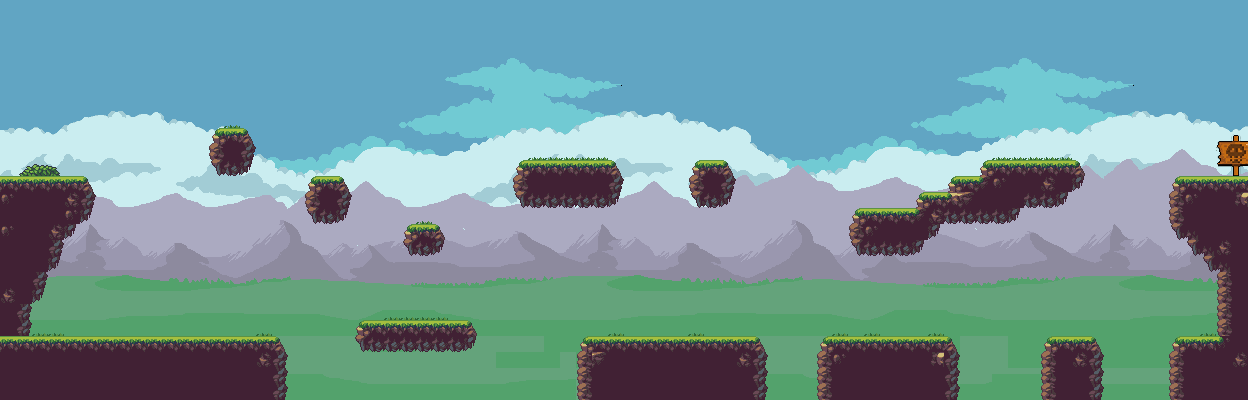

This game map was drawn from its Tiled (.tmx) file and the tilesets committed beside it. A one-line description and the trimmed map source follow:
An orthogonal 78x25 tile map with 16x16 px tiles, 6 tile layers (fondo3, fondo4, fondo, fondo2, ...), 9 tilesets and 12 objects (personaje).

<map version="1.8" tiledversion="1.8.2" orientation="orthogonal" renderorder="right-down" width="78" height="25" tilewidth="16" tileheight="16" infinite="0" nextlayerid="12" nextobjectid="25">
 <tileset firstgid="1" name="fondo" tilewidth="16" tileheight="16" tilecount="640" columns="32">
  <image source="BGBack.png" width="512" height="320" />
 </tileset>
 <tileset firstgid="641" name="fondo223" tilewidth="16" tileheight="16" tilecount="640" columns="32">
  <image source="BGFront.png" width="512" height="320" />
 </tileset>
 <tileset firstgid="1281" name="CloudsBack" tilewidth="16" tileheight="16" tilecount="640" columns="32">
  <image source="CloudsBack.png" width="512" height="320" />
 </tileset>
 <tileset firstgid="1921" name="CloudsFront" tilewidth="16" tileheight="16" tilecount="640" columns="32">
  <image source="CloudsFront.png" width="512" height="320" />
 </tileset>
 <tileset firstgid="2561" name="tileset" tilewidth="16" tileheight="16" tilecount="60" columns="10">
  <image source="Tileset.png" width="160" height="96" />
  <tile id="0">
   <properties>
    <property name="blocked" value="" />
   </properties>
  </tile>
  <tile id="1">
   <properties>
    <property name="blocked" value="" />
   </properties>
  </tile>
  <tile id="2">
   <properties>
    <property name="blocked" value="" />
   </properties>
  </tile>
  <tile id="3">
   <properties>
    <property name="blocked" value="" />
   </properties>
  </tile>
  <tile id="4">
   <properties>
    <property name="blocked" value="" />
   </properties>
  </tile>
  <tile id="5">
   <properties>
    <property name="blocked" value="" />
   </properties>
  </tile>
  <tile id="6">
   <properties>
    <property name="blocked" value="" />
   </properties>
  </tile>
  <tile id="7">
   <properties>
    <property name="blocked" value="" />
   </properties>
  </tile>
  <tile id="8">
   <properties>
    <property name="blocked" value="" />
   </properties>
  </tile>
  <tile id="9">
   <properties>
    <property name="blocked" value="" />
   </properties>
  </tile>
  <tile id="10">
   <properties>
    <property name="blocked" value="" />
   </properties>
  </tile>
  <tile id="11">
   <properties>
    <property name="blocked" value="" />
   </properties>
  </tile>
  <tile id="12">
   <properties>
    <property name="blocked" value="" />
   </properties>
  </tile>
  <tile id="13">
   <properties>
    <property name="blocked" value="" />
   </properties>
  </tile>
  <tile id="14">
   <properties>
    <property name="blocked" value="" />
   </properties>
  </tile>
  <tile id="15">
   <properties>
    <property name="blocked" value="" />
   </properties>
  </tile>
  <tile id="20">
   <properties>
    <property name="blocked" value="" />
   </properties>
  </tile>
  <tile id="21">
   <properties>
    <property name="blocked" value="" />
   </properties>
  </tile>
  <tile id="22">
   <properties>
    <property name="blocked" value="" />
   </properties>
  </tile>
  <tile id="23">
   <properties>
    <property name="blocked" value="" />
   </properties>
  </tile>
  <tile id="24">
   <properties>
    <property name="blocked" value="" />
   </properties>
  </tile>
  <tile id="25">
   <properties>
    <property name="blocked" value="" />
   </properties>
  </tile>
 </tileset>
 <tileset firstgid="2621" name="spr_coin_strip4" tilewidth="16" tileheight="16" tilecount="4" columns="4">
  <image source="../items/spr_coin_strip4.png" width="64" height="16" />
 </tileset>
 <tileset firstgid="2625" name="skeleto_left_1" tilewidth="19" tileheight="31" tilecount="1" columns="1">
  <image source="../characters/skeleto_left_1.png" width="19" height="31" />
  <tile id="0">
   <properties>
    <property name="skeleto" value="" />
   </properties>
  </tile>
 </tileset>
 <tileset firstgid="2626" name="volador_left_1" tilewidth="18" tileheight="18" tilecount="1" columns="1">
  <image source="../characters/volador_left_1.png" width="18" height="18" />
 </tileset>
 <tileset firstgid="2627" name="cartel" tilewidth="40" tileheight="42" tilecount="1" columns="1">
  <properties>
   <property name="goal" value="" />
  </properties>
  <image source="../items/cartel.png" width="40" height="42" />
  <tile id="0">
   <properties>
    <property name="goal" value="" />
   </properties>
  </tile>
 </tileset>
 <layer id="6" name="fondo3" width="78" height="25">
  <data>[1950 cells, 1794 non-empty, 640 distinct tile ids]</data>
 </layer>
 <layer id="7" name="fondo4" width="78" height="25">
  <data>[1950 cells, 1174 non-empty, 423 distinct tile ids]</data>
 </layer>
 <layer id="3" name="fondo" width="78" height="25">
  <data>[1950 cells, 1055 non-empty, 197 distinct tile ids]</data>
 </layer>
 <layer id="5" name="fondo2" width="78" height="25">
  <data>[1950 cells, 624 non-empty, 256 distinct tile ids]</data>
 </layer>
 <layer id="4" name="rocks" width="78" height="25">
  <data>[1950 cells, 387 non-empty, 15 distinct tile ids]</data>
 </layer>
 <layer id="8" name="grass" width="78" height="25">
  <data>[1950 cells, 132 non-empty, 8 distinct tile ids]</data>
 </layer>
 <objectgroup id="2" name="objects">
  <object id="11" gid="2621" x="32" y="160" width="16" height="16">
   <properties>
    <property name="coin" value="" />
   </properties>
  </object>
  <object id="12" gid="2621" x="111.334" y="110.667" width="16" height="16">
   <properties>
    <property name="coin" value="" />
   </properties>
  </object>
  <object id="13" gid="2621" x="434" y="190.667" width="16" height="16">
   <properties>
    <property name="coin" value="" />
   </properties>
  </object>
  <object id="14" gid="2621" x="807" y="124.5" width="16" height="16">
   <properties>
    <property name="coin" value="" />
   </properties>
  </object>
  <object id="15" gid="2621" x="1186" y="328" width="16" height="16">
   <properties>
    <property name="coin" value="" />
   </properties>
  </object>
  <object id="16" gid="2621" x="1037.67" y="140.667" width="16" height="16">
   <properties>
    <property name="coin" value="" />
   </properties>
  </object>
  <object id="17" gid="2625" x="255.667" y="336" width="16" height="27">
   <properties>
    <property name="enemy" value="true" />
    <property name="skeleto" value="" />
    <property name="type" value="skeleton" />
   </properties>
  </object>
  <object id="18" gid="2625" x="558.5" y="156.5" width="19" height="31">
   <properties>
    <property name="enemy" value="true" />
    <property name="skeleto" value="" />
    <property name="type" value="skeleton" />
   </properties>
  </object>
  <object id="19" gid="2625" x="1071.83" y="332.5" width="19" height="31">
   <properties>
    <property name="enemy" value="true" />
    <property name="skeleto" value="" />
    <property name="type" value="skeleton" />
   </properties>
  </object>
  <object id="20" gid="2626" x="157.833" y="130.5" width="18" height="18">
   <properties>
    <property name="enemy" value="true" />
    <property name="volador" value="" />
   </properties>
  </object>
  <object id="23" name="personaje" gid="580" x="96.5" y="332.5" width="16" height="16" />
  <object id="24" gid="2626" x="807.833" y="187.333" width="18" height="18">
   <properties>
    <property name="enemy" value="true" />
    <property name="volador" value="" />
   </properties>
  </object>
 </objectgroup>
</map>
